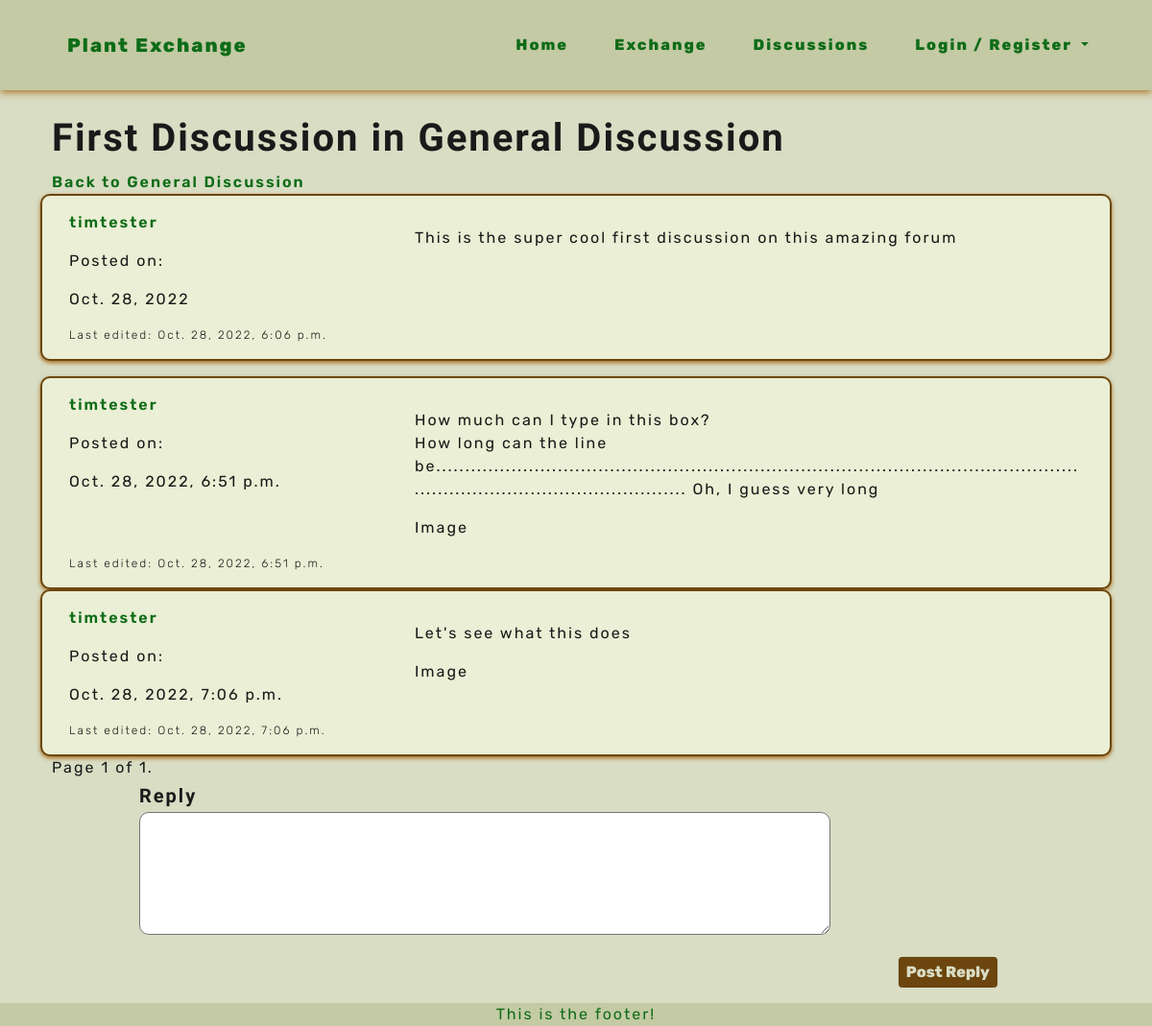
The page /forums/view_topic/1 on the database its author committed.
### forums/models.py (models this page shows, shortened)
class Discussion(models.Model):
    forum = models.ForeignKey(Forum, on_delete=models.CASCADE, related_name='discussions')
    creator = models.ForeignKey(User, on_delete=models.SET_NULL, null=True)
    title = models.CharField(max_length=80)
    content = models.TextField()
    image = CloudinaryField('image', null=True, blank=True)
    created_on = models.DateField(auto_now_add=True)
    last_edited = models.DateTimeField(auto_now=True)
    deleted = models.BooleanField(default=False)
    is_open = models.BooleanField(default=True)
    class Meta:
        ordering = ['is_open']

class Forum(models.Model):
    title = models.CharField(max_length=40)
    description = models.CharField(max_length=280)
    order = models.IntegerField(default=0)
    class Meta:
        ordering = ['order']
    def __str__(self):
        return self.title

class Post(models.Model):
    discussion = models.ForeignKey(Discussion, on_delete=models.CASCADE, related_name='posts')
    creator = models.ForeignKey(User, on_delete=models.SET_NULL, null=True)
    content = models.TextField()
    image = CloudinaryField('image', null=True, blank=True)
    deleted = models.BooleanField(default=False)
    created_on = models.DateTimeField(auto_now_add=True)
    last_edited = models.DateTimeField(auto_now=True)
    class Meta:
        ordering = ['created_on']

### forums/views.py (the view, shortened to what this page needs)
# urls.py: path('view_topic/<topic_id>', views.TopicView.as_view(), name='view_topic'),
class TopicView(View):
    def get(self, request, topic_id, *args, **kwargs):
        discussion = get_object_or_404(Discussion, id=topic_id)
        posts = discussion.posts.all()
        paginator = Paginator(posts, 10)
        page_number = request.GET.get('page')
        page_obj = paginator.get_page(page_number)
        template_name = 'forums/thread.html'
        context = {
            'discussion': discussion,
            'page_obj': page_obj,
            'post_form': PostForm(),
        }
        return render(request, template_name, context)

### forums/forms.py
class PostForm(forms.ModelForm):
    class Meta:
        model = Post
        fields = ('content', 'image',)

### forums/templates/forums/thread.html (shortened to what this page needs)
{% extends 'base.html' %}
{% load crispy_forms_tags %}
{% load widget_tweaks %}
{% load cloudinary %}
{% block content %}
<section class="container-fluid">
    <div class="col-12">
        <h1 class="headings headings-bg">{{ discussion.title }} in {{ discussion.forum }}</h1>
        <a class="plnt-links" href="{% url 'forums:forum' forum_id=discussion.forum.id %}">Back to {{ discussion.forum.title }}</a>
    </div>
</section>
<section class="container-fluid">
    <div class="col-12">
        <div class="row plant-card">
            <div class="col-4">
                <p><a class="plnt-links" href="{% url 'profiles:profile' user_id=discussion.creator.id %}">{{ discussion.creator }}</a></p>
                <p>Posted on:</p>
                <p>{{ discussion.created_on }}</p>
            </div>
            <div class="col-8">
                {% if discussion.deleted %}
                <p><em>Content deleted by user.</em></p>
                {% else %}
                <p class="text-break">{{ discussion.content|linebreaks }}</p>
                {% endif %}
            </div>
            <div class="d-flex justify-content-between">
                <div class="d-flex flex-column justify-content-end">
                    <p class="little mb-0">Last edited: {{ discussion.last_edited }}</p>
                </div>
            </div>
        </div>
        {% for post in page_obj %}
        <div class="row plant-card mb-0">
            <div class="col-4">
                <p><a class="plnt-links" href="{% url 'profiles:profile' user_id=post.creator.id %}">{{ post.creator }}</a></p>
                <p>Posted on:</p>
                <p>{{ post.created_on }}</p>
            </div>
            <div class="col-8">
                {% if post.deleted %}
                <p><em>Content deleted by user.</em></p>
                {% else %}
                <p class="text-break">{{ post.content|linebreaks }}</p>
                <p>Image</p>
                {% endif %}
            </div>
            <div class="d-flex justify-content-between">
                <div class="d-flex flex-column justify-content-end">
                    <p class="little mb-0">Last edited: {{ post.last_edited }}</p>
                </div>
            </div>
        </div>
        {% endfor %}
        <div class="pagination">
            <span class="step-links">
                <span class="current">
                    Page {{ page_obj.number }} of {{ page_obj.paginator.num_pages }}.
                </span>
            </span>
        </div>
    </div>
</section>
<section class="container-fluid">
    <div class="col-10 mx-auto">
        <h2 class="headings headings-sm">Reply</h2>
        <form method="POST">
            <div class="col-sm-12">
                {{ post_form.content|add_class:"reply-box" }}
            </div>
            <button class="plnt-btn float-end" type="submit">Post Reply</button>
        </form>
    </div>
</section>
{% endblock content %}

### static/css/style.css (style rules this page uses)
:root { --site-black: #191a19; --site-white: #d8ddc4; --site-whiter: #eaefd5; --site-beige: #c3caa4; --site-dark-brown: #6c460e; --site-med-brown: #996314; --site-light-brown: #aa6c1f; --site-dark-green: #0e6c17; --site-med-green: #469c36; --site-light-green: #5dc64d; }
html { height: 100%; }
body { font-family: "Rubik", sans-serif; color: var(--site-black); font-size: 1rem; letter-spacing: 2px; background-color: var(--site-white); }
.headings { font-family: 'Zen Antique Soft', serif; font-weight: 800; margin: 0.25em 0; }
.headings-sm { font-size: 1.25em; }
.little { font-weight: 300; font-size: 0.75em; }
button { border: none; }
a { text-decoration: none; }
.plnt-links { cursor: pointer; font-weight: 600; color: var(--site-dark-green); border: none; }
.plnt-btn { cursor: pointer; display: inline-block; padding: 0.25rem 0.5rem; color: var(--site-white); background-color: var(--site-dark-brown); font-weight: 800; margin: 1em; border-radius: 4px; transition: color .4s linear, box-shadow .6s linear; }
.plant-card { padding: 1em; margin-bottom: 1em; border: 2px solid var(--site-dark-brown); border-radius: 10px; background-color: var(--site-whiter); box-shadow: 0 2px 4px 0 var(--site-light-brown); overflow-wrap: break-word; }
.reply-box { max-width: 1000px; width: 60vw; height: 8em; border-radius: 10px; padding: 0.5em; margin: 0 auto; overflow-y: scroll; }

### rows shown on the page
Discussion: title "First Discussion", forum "General Discussion", creator "timtester", created_on "Oct. 28, 2022", content "This is the super cool first discussion on this amazing forum", last_edited "Oct. 28, 2022, 6:06 p.m."
Post: creator "timtester", created_on "Oct. 28, 2022, 6:51 p.m.", content "How much can I type in this box? How long can the line be.............................................................................................................................................................. Oh, I guess very long", last_edited "Oct. 28, 2022, 6:51 p.m."
Post: creator "timtester", created_on "Oct. 28, 2022, 7:06 p.m.", content "Let's see what this does", last_edited "Oct. 28, 2022, 7:06 p.m."

### other values the page prints
{{ page_obj.number }} "1"
{{ page_obj.paginator.num_pages }} "1"
